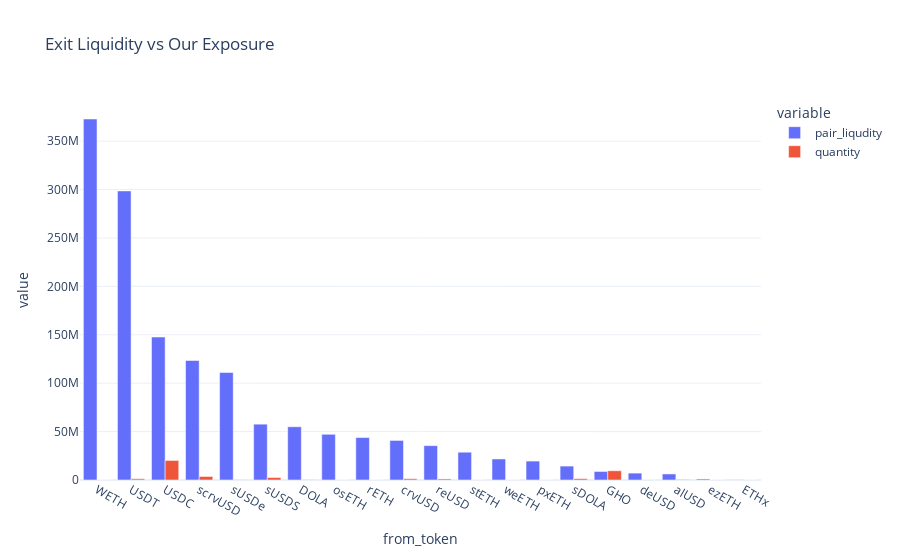

The code cell stored with this chart in its notebook:
### Code cell
our_exposure = df.groupby('token_symbol')['quantity'].sum()


our_exposure_with_liquidity = exit_liqudity_df.to_frame().join(our_exposure, how='left')
import plotly.express as px
import plotly.io as pio

pio.templates.default = "plotly_white"

fig = px.bar(
    our_exposure_with_liquidity,
    x=our_exposure_with_liquidity.index,
    y=['pair_liqudity', 'quantity'],
    title='Exit Liquidity vs Our Exposure'
)

fig.update_layout(barmode='group')  # Ensures bars are side-by-side
fig.show()

### Figure 1 — Plotly figure (JSON) as saved in the notebook; plotly's stock layout.template omitted (floating-point values rounded to 4 significant figures)
{"data": [{"alignmentgroup": "True", "hovertemplate": "variable=pair_liqudity<br>from_token=%{x}<br>value=%{y}<extra></extra>", "legendgroup": "pair_liqudity", "marker": {"color": "#636efa", "pattern": {"shape": ""}}, "name": "pair_liqudity", "offsetgroup": "pair_liqudity", "orientation": "v", "showlegend": true, "textposition": "auto", "type": "bar", "x": ["WETH", "USDT", "USDC", "scrvUSD", "sUSDe", "sUSDS", "DOLA", "osETH", "rETH", "crvUSD", "reUSD", "stETH", "weETH", "pxETH", "sDOLA", "GHO", "deUSD", "alUSD", "ezETH", "ETHx"], "xaxis": "x", "y": [372858441, 298574479, 147661101, 123457919, 110992065, 57660399, 54993919, 47222519, 43859893, 40858051, 35485784, 28711131, 21735814, 19553601, 14367567, 8811604, 7116893, 6250563, 1079263, 216579], "yaxis": "y"}, {"alignmentgroup": "True", "hovertemplate": "variable=quantity<br>from_token=%{x}<br>value=%{y}<extra></extra>", "legendgroup": "quantity", "marker": {"color": "#EF553B", "pattern": {"shape": ""}}, "name": "quantity", "offsetgroup": "quantity", "orientation": "v", "showlegend": true, "textposition": "auto", "type": "bar", "x": ["WETH", "USDT", "USDC", "scrvUSD", "sUSDe", "sUSDS", "DOLA", "osETH", "rETH", "crvUSD", "reUSD", "stETH", "weETH", "pxETH", "sDOLA", "GHO", "deUSD", "alUSD", "ezETH", "ETHx"], "xaxis": "x", "y": [2958.0, 1266000.0, 20210000.0, 3627000.0, 218000.0, 2554000.0, 305700.0, 2225.0, 581.0, 1308000.0, 1115000.0, 683.7, 2210.0, 1967.0, 1392000.0, 9564000.0, 50600.0, 550300.0, 57.79, 689.7], "yaxis": "y"}], "layout": {"barmode": "group", "legend": {"title": {"text": "variable"}, "tracegroupgap": 0}, "title": {"text": "Exit Liquidity vs Our Exposure"}, "xaxis": {"anchor": "y", "domain": [0, 1], "title": {"text": "from_token"}}, "yaxis": {"anchor": "x", "domain": [0, 1], "title": {"text": "value"}}}}
